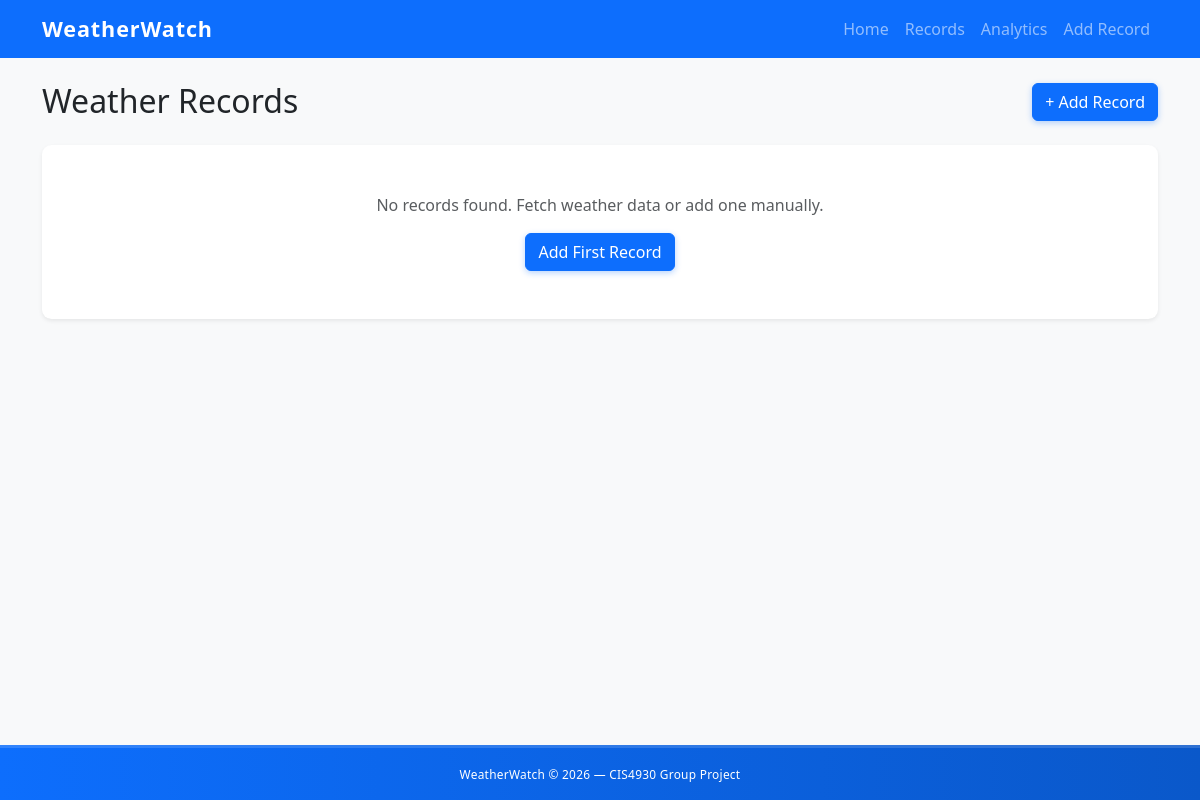
Page /records/ on the earlier database version.
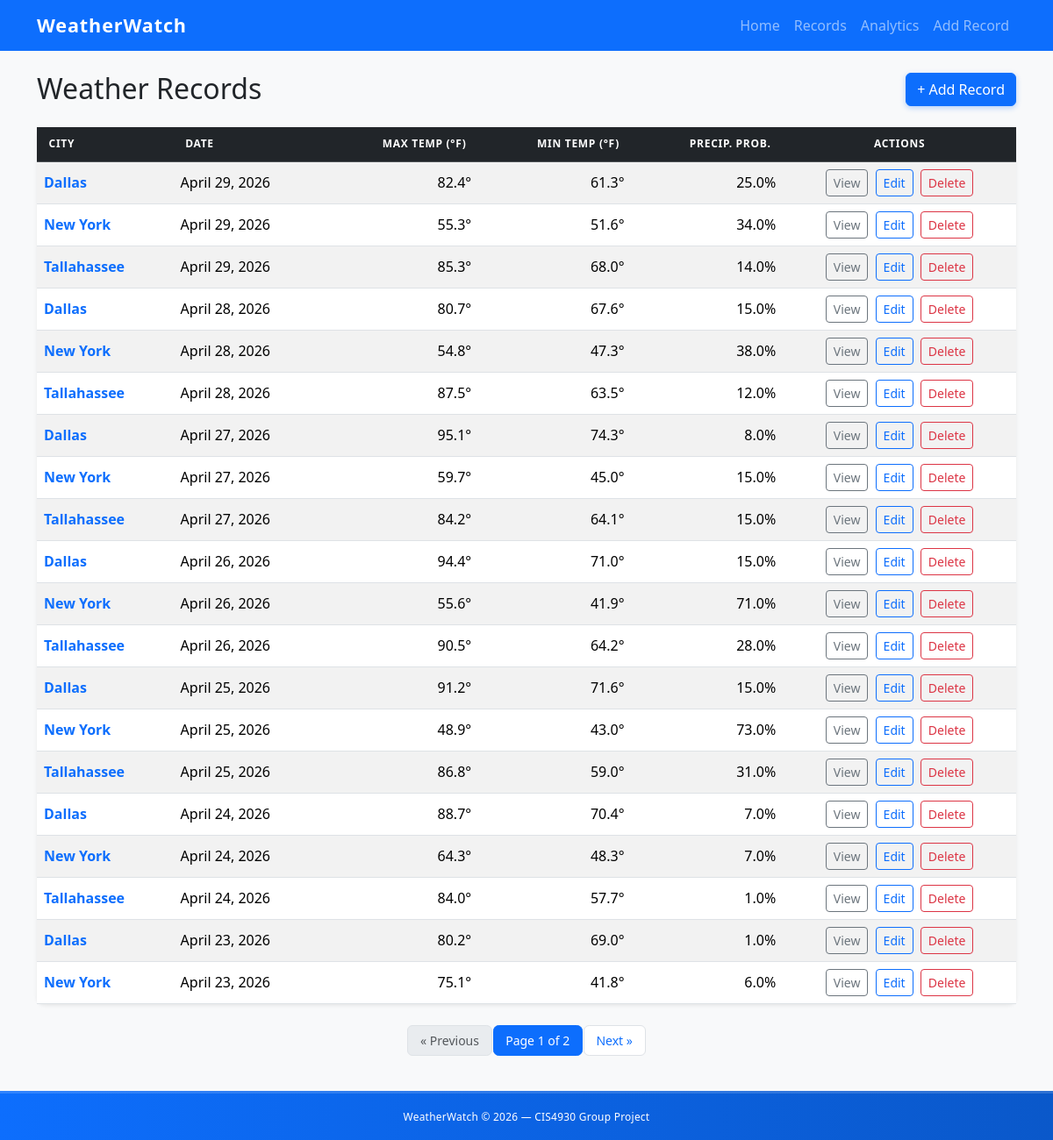
Same page on the later database version.
### core/models.py (models this page shows, shortened)
class Record(models.Model):
    SOURCE_CHOICES = [
        ("csv", "CSV Import"),
        ("api", "API Fetch"),
    ]
    city = models.ForeignKey(
        City,
        on_delete=models.CASCADE,
        related_name="records"
    )
    date = models.DateField()
    temp_max = models.FloatField()
    temp_min = models.FloatField()
    precipitation = models.FloatField(default=0)
    source = models.CharField(
        max_length=10,
        choices=SOURCE_CHOICES,
        default="csv"
    )
    run = models.ForeignKey(
        DataRun,
        on_delete=models.SET_NULL,
        null=True,
        blank=True,
        related_name="records"
    )
    created_at = models.DateTimeField(auto_now_add=True)
    class Meta:
        ordering = ["-date", "city__name"]
        unique_together = ("city", "date")

class City(models.Model):
    name = models.CharField(max_length=100, unique=True)
    class Meta:
        ordering = ["name"]
        verbose_name_plural = "Cities"
    def __str__(self):
        return self.name

### core/views.py (the view)
# urls.py: path("records/", RecordListView.as_view(), name = "records"),
class RecordListView(ListView):
    paginate_by = 20
    model = Record  # Assuming you have a Record model defined in your models.py
    template_name = "core/records.html"

### core/templates/core/records.html (shortened to what this page needs)
{% extends "core/base.html" %}
{% block content %}
<div class="d-flex justify-content-between align-items-center mb-4">
    <h1 class="h2 mb-0">Weather Records</h1>
    <a href="{% url 'create_record' %}" class="btn btn-primary">+ Add Record</a>
</div>
{% if page_obj %}
<div class="card border-0 shadow-sm">
    <div class="card-body p-0">
        <div class="table-responsive">
            <table class="table table-striped table-hover align-middle mb-0">
                <thead class="table-dark">
                    <tr>
                        <th>City</th>
                        <th>Date</th>
                        <th class="text-end">Max Temp (&deg;F)</th>
                        <th class="text-end">Min Temp (&deg;F)</th>
                        <th class="text-end">Precip. Prob.</th>
                        <th class="text-center">Actions</th>
                    </tr>
                </thead>
                <tbody>
                    {% for record in page_obj %}
                    <tr>
                        <td>
                            <a href="{% url 'record_detail' record.pk %}" class="fw-semibold text-decoration-none">
                                {{ record.city }}
                            </a>
                        </td>
                        <td>{{ record.date }}</td>
                        <td class="text-end">{{ record.temp_max }}&deg;</td>
                        <td class="text-end">{{ record.temp_min }}&deg;</td>
                        <td class="text-end">{{ record.precipitation }}%</td>
                        <td class="text-center">
                            <a href="{% url 'record_detail' record.pk %}" class="btn btn-sm btn-outline-secondary me-1">View</a>
                            <a href="{% url 'record_edit' record.pk %}" class="btn btn-sm btn-outline-primary me-1">Edit</a>
                            <a href="{% url 'record_delete' record.pk %}" class="btn btn-sm btn-outline-danger">Delete</a>
                        </td>
                    </tr>
                    {% endfor %}
                </tbody>
            </table>
        </div>
    </div>
</div>
{% if is_paginated %}
<nav aria-label="Records pagination" class="mt-4">
    <ul class="pagination justify-content-center">
        {% if page_obj.has_previous %}
        <li class="page-item">
            <a class="page-link" href="?page={{ page_obj.previous_page_number }}">&laquo; Previous</a>
        </li>
        {% else %}
        <li class="page-item disabled">
            <span class="page-link">&laquo; Previous</span>
        </li>
        {% endif %}
        <li class="page-item active" aria-current="page">
            <span class="page-link">Page {{ page_obj.number }} of {{ page_obj.paginator.num_pages }}</span>
        </li>
        {% if page_obj.has_next %}
        <li class="page-item">
            <a class="page-link" href="?page={{ page_obj.next_page_number }}">Next &raquo;</a>
        </li>
        {% else %}
        <li class="page-item disabled">
            <span class="page-link">Next &raquo;</span>
        </li>
        {% endif %}
    </ul>
</nav>
{% endif %}
{% else %}
<div class="card border-0 shadow-sm">
    <div class="card-body text-center py-5">
        <p class="text-muted mb-3">No records found. Fetch weather data or add one manually.</p>
        <a href="{% url 'create_record' %}" class="btn btn-primary">Add First Record</a>
    </div>
</div>
{% endif %}
{% endblock %}

### core/templates/core/base.html (shortened to what this page needs)
{% load static %}
<!DOCTYPE html>
<html lang="en">
<head>
    <link href="https://cdn.jsdelivr.net/npm/bootstrap@5.3.3/dist/css/bootstrap.min.css" rel="stylesheet">
    <link rel="stylesheet" href="{% static 'css/style.css' %}">
</head>
<body>
    <nav class="navbar navbar-expand-lg navbar-dark bg-primary">
        <div class="container">
            <a class="navbar-brand site-brand" href="{% url 'home' %}">WeatherWatch</a>
            <div class="collapse navbar-collapse" id="navbarMain">
                <ul class="navbar-nav ms-auto mb-2 mb-lg-0">
                    <li class="nav-item">
                        <a class="nav-link" href="{% url 'home' %}">Home</a>
                    </li>
                    <li class="nav-item">
                        <a class="nav-link" href="{% url 'records' %}">Records</a>
                    </li>
                    <li class="nav-item">
                        <a class="nav-link" href="{% url 'analytics' %}">Analytics</a>
                    </li>
                    <li class="nav-item">
                        <a class="nav-link" href="{% url 'create_record' %}">Add Record</a>
                    </li>
                </ul>
            </div>
        </div>
    </nav>
    <main class="container py-4">
        {% block content %}{% endblock %}
    </main>
    <footer class="site-footer text-white text-center py-3 mt-auto">
        <div class="container">
            <small>WeatherWatch &copy; 2026 &mdash; CIS4930 Group Project</small>
        </div>
    </footer>
</body>
</html>

### core/static/css/style.css (style rules this page uses)
.site-brand { font-size: 1.35rem; letter-spacing: 0.04em; font-weight: 700; }
.card { transition: transform 0.18s ease, box-shadow 0.18s ease; border-radius: 0.6rem; }
.table thead th { font-size: 0.75rem; font-weight: 600; letter-spacing: 0.06em; text-transform: uppercase; padding: 0.65rem 0.85rem; }
.pagination .page-link { border-radius: 0.4rem; margin: 0 2px; padding: 0.4rem 0.85rem; font-size: 0.875rem; }
.site-footer { background: linear-gradient(90deg, #0d6efd 0%, #0a58ca 100%); border-top: 3px solid rgba(255, 255, 255, 0.15); font-size: 0.85rem; letter-spacing: 0.02em; }
.btn-primary { box-shadow: 0 2px 6px rgba(13, 110, 253, 0.3); transition: transform 0.15s ease, box-shadow 0.15s ease; }
body { display: flex; flex-direction: column; min-height: 100vh; background-color: #f8f9fa; }
main.container { flex: 1; }

Differences in the rows shown:
added Record: city "Dallas", date "April 29, 2026", temp_max "82.4", temp_min "61.3", precipitation "25.0"
added Record: city "New York", date "April 29, 2026", temp_max "55.3", temp_min "51.6", precipitation "34.0"
added Record: city "Tallahassee", date "April 29, 2026", temp_max "85.3", temp_min "68.0", precipitation "14.0"
added Record: city "Dallas", date "April 28, 2026", temp_max "80.7", temp_min "67.6", precipitation "15.0"
added Record: city "New York", date "April 28, 2026", temp_max "54.8", temp_min "47.3", precipitation "38.0"
added Record: city "Tallahassee", date "April 28, 2026", temp_max "87.5", temp_min "63.5", precipitation "12.0"
added Record: city "Dallas", date "April 27, 2026", temp_max "95.1", temp_min "74.3", precipitation "8.0"
added Record: city "New York", date "April 27, 2026", temp_max "59.7", temp_min "45.0", precipitation "15.0"
added Record: city "Tallahassee", date "April 27, 2026", temp_max "84.2", temp_min "64.1", precipitation "15.0"
added Record: city "Dallas", date "April 26, 2026", temp_max "94.4", temp_min "71.0", precipitation "15.0"
added Record: city "New York", date "April 26, 2026", temp_max "55.6", temp_min "41.9", precipitation "71.0"
added Record: city "Tallahassee", date "April 26, 2026", temp_max "90.5", temp_min "64.2", precipitation "28.0"
added Record: city "Dallas", date "April 25, 2026", temp_max "91.2", temp_min "71.6", precipitation "15.0"
added Record: city "New York", date "April 25, 2026", temp_max "48.9", temp_min "43.0", precipitation "73.0"
added Record: city "Tallahassee", date "April 25, 2026", temp_max "86.8", temp_min "59.0", precipitation "31.0"
added Record: city "Dallas", date "April 24, 2026", temp_max "88.7", temp_min "70.4", precipitation "7.0"
added Record: city "New York", date "April 24, 2026", temp_max "64.3", temp_min "48.3", precipitation "7.0"
added Record: city "Tallahassee", date "April 24, 2026", temp_max "84.0", temp_min "57.7", precipitation "1.0"
added Record: city "Dallas", date "April 23, 2026", temp_max "80.2", temp_min "69.0", precipitation "1.0"
added Record: city "New York", date "April 23, 2026", temp_max "75.1", temp_min "41.8", precipitation "6.0"
Other differences:
{{ page_obj.number }}: (not shown) → "1"
{{ page_obj.paginator.num_pages }}: (not shown) → "2"
text no longer shown: "No records found. Fetch weather data or add one manually. Add First Record"
text now shown: "CITY DATE MAX TEMP (°F) MIN TEMP (°F) PRECIP. PROB. ACTIONS « Previous Page of Next »"
